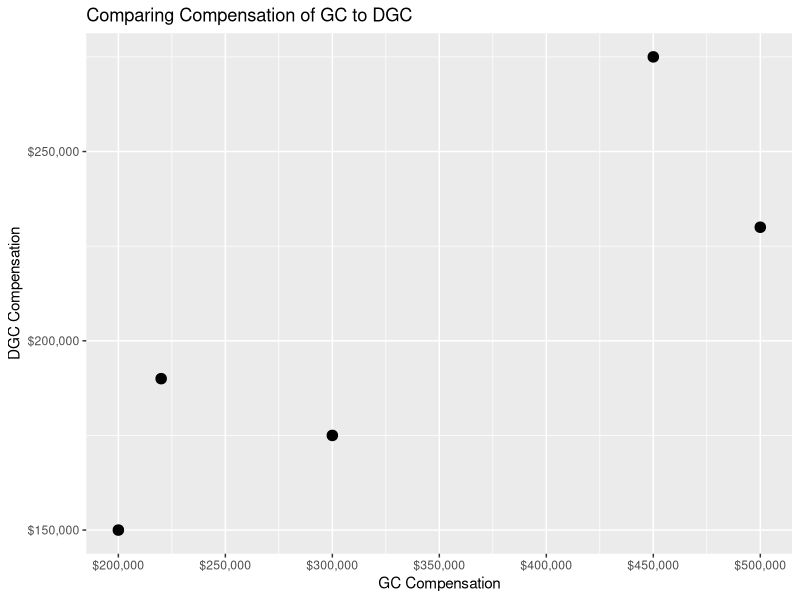

Write R code to recreate this figure.
## ---- chunk 1
knitr:: opts_chunk$set(echo=F, warning=F, message=F, fig.align='center')

library(tidyverse)
library(kableExtra)

gcComp <- data.frame(GC = c(200000, 300000, 500000, 220000, 450000), 
                     DGC = c(150000, 175000, 230000, 190000, 275000))
gcComp$GC <- as.numeric(gcComp$GC)

library(formattable)
gcComp$GC <- currency(gcComp$GC, digits = 0L)
gcComp$DGC <- currency(gcComp$DGC, digits = 0L)

knitr::kable(
  head(mtcars[, 1:8], 10), booktabs = TRUE,
  caption = 'A table of the first 10 rows of the mtcars data.'
)

table <- knitr::kable(gcComp, booktabs = TRUE) %>% 
  kable_classic_2() %>%
  kable_styling(position = "center", full_width = FALSE, latex_options = "hold_position") %>%
  row_spec(0, bold = TRUE, align = "c")

table

## ---- chunk 2

ggplot(gcComp, aes(x = GC, y = DGC)) +
  geom_point(pch = 20, size = 5) +
  labs(x = "GC Compensation", y = "DGC Compensation", title = "Comparing Compensation of GC to DGC") + 
  scale_y_continuous(breaks = seq(0, 500000, 50000), labels = scales::dollar_format()) +
  scale_x_continuous(breaks = seq(0, 600000, 50000), labels = scales::dollar_format()) 
